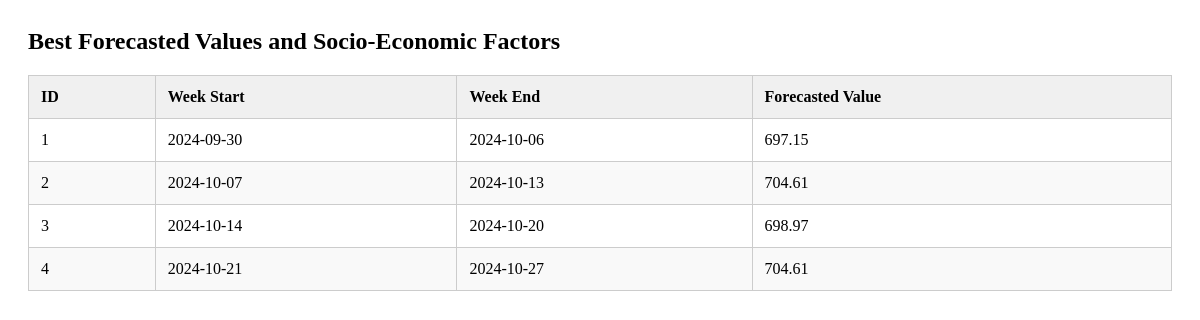
Page /table/bestmodel on the committed database.
### tables this page shows
CREATE TABLE bestmodel (
        id INTEGER PRIMARY KEY AUTOINCREMENT,
        week_start TEXT,
        week_end TEXT,
        forecasted_value REAL
    );

### app/controllers/table_routes.py (the view)
@table_routes.route('/bestmodel')
def view_bestmodel():
    result = select_all_from(db.BESTMODEL_TABLE)
    return render_template('view_bestmodel.html', title = 'Best Model', data = result)

### app/models/database.py (called while the page is built)
def get_db_cursor():
    if 'db' not in g:
        g.db = sqlite3.connect(current_app.config["DATABASE"])  # Connect to the database
        g.db.row_factory = sqlite3.Row                          # Configure rows to behave like dictionaries
    return g.db, g.db.cursor()

### app/services/data_handling/queries.py (called while the page is built)
def select_all_from(table):
    _, cursor = get_db_cursor()
    try:
        cursor.execute(f'SELECT * FROM {table}')
        return cursor.fetchall()
    except Exception as e:
        return handle_exception(e, context = msg.ERROR_SELECT + table)

### app/templates/view_bestmodel.html (shortened to what this page needs)
<section id="bestmodel" class="bestmodel bg-white">
  <h2 class="section-title text-md font-extrabold text-blue">
    Best Forecasted Values and Socio-Economic Factors
  </h2>
  <table class="min-w-full mt-4 border border-gray-300">
    <thead>
      <tr class="table_row">
        <th>ID</th>
        <th>Week Start</th>
        <th>Week End</th>
        <th>Forecasted Value</th>
      </tr>
    </thead>
    <tbody>
      {% for row in data %}
      <tr>
        <td>{{ row['id'] }}</td>
        <td>{{ row['week_start'] }}</td>
        <td>{{ row['week_end'] }}</td>
        <td>{{ row['forecasted_value'] }}</td>
      </tr>
      {% endfor %}
    </tbody>
  </table>
</section>

### app/templates/view_bestmodel.html (style rules this page uses)
.bestmodel { padding: 20px; }
.section-title { margin: 0 0 20px; }
table { border-collapse: collapse; width: 100%; }
th, td { border: 1px solid #ccc; padding: 12px; text-align: left; }
th { background-color: #f0f0f0; }
tr:nth-child(even) { background-color: #f9f9f9; }

### rows in the picture
bestmodel: id "1", week_start "2024-09-30", week_end "2024-10-06", forecasted_value "697.15"
bestmodel: id "2", week_start "2024-10-07", week_end "2024-10-13", forecasted_value "704.61"
bestmodel: id "3", week_start "2024-10-14", week_end "2024-10-20", forecasted_value "698.97"
bestmodel: id "4", week_start "2024-10-21", week_end "2024-10-27", forecasted_value "704.61"
